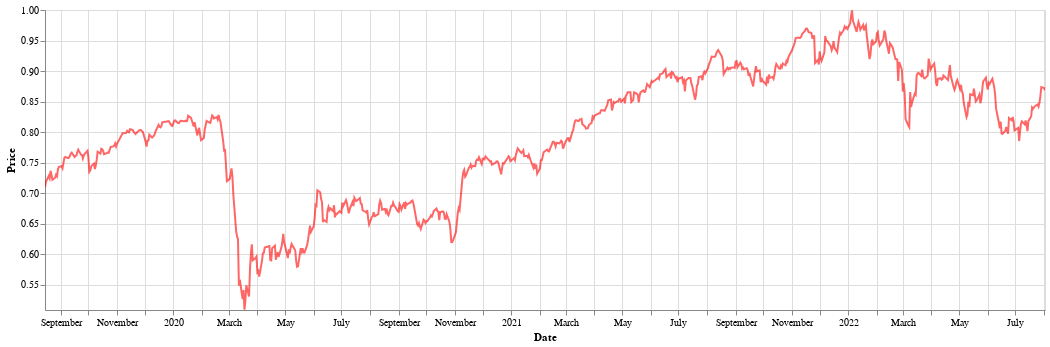

Notebook code cell kept with this figure:
### Code cell
plot_cours("CAC40")

### Figure 1 — Vega-Lite specification as saved in the notebook (floating-point values rounded to 4 significant figures; data arrays with more than 128 entries replaced by an {"elided": "..."} marker saying what was removed)
{"config": {"view": {"continuousWidth": 400, "continuousHeight": 300}}, "data": {"name": "data-936f63846217a88e73c16c04a3de3cb0"}, "mark": {"type": "line", "color": "red", "opacity": 0.6}, "encoding": {"tooltip": [{"field": "Date", "type": "temporal"}, {"field": "Dernier01", "title": "Price", "type": "quantitative"}], "x": {"field": "Date", "scale": {"clamp": true, "domain": ["2019-08-15", "2022-08-02"]}, "type": "temporal"}, "y": {"field": "Dernier01", "scale": {"clamp": true, "domain": [0.5084, 1.001]}, "title": "Price", "type": "quantitative"}}, "height": 300, "selection": {"selector003": {"type": "interval", "encodings": ["x"]}, "selector004": {"type": "interval", "bind": "scales", "encodings": ["x", "y"]}}, "width": 1000, "$schema": "https://vega.github.io/schema/vega-lite/v4.17.0.json", "datasets": {"data-936f63846217a88e73c16c04a3de3cb0": {"elided": "762 records"}}}
